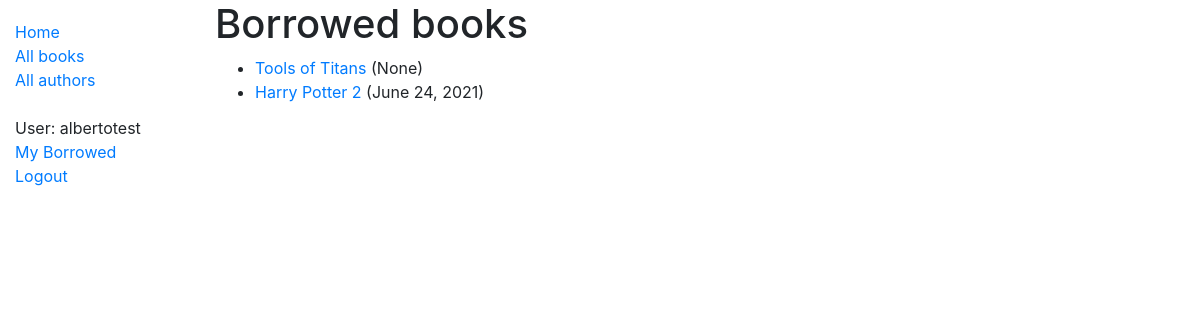
Page /catalog/mybooks/ (signed in) on the earlier database version.
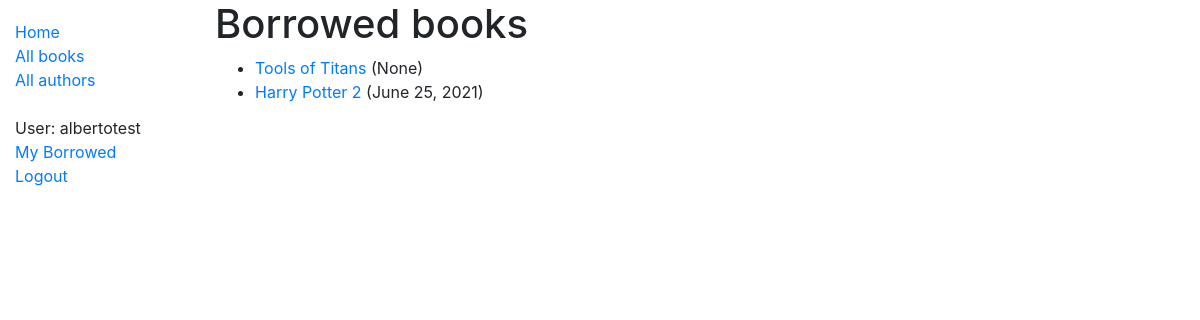
Same page on the later database version.
### catalog/models.py (models this page shows, shortened)
class BookInstance(models.Model):
    id = models.UUIDField(primary_key=True,default=uuid.uuid4,help_text='ID for this particular book across library')
    book = models.ForeignKey('Book',on_delete=models.RESTRICT,null=True)
    imprint = models.CharField(max_length=200)
    due_back = models.DateField(null=True,blank=True)
    LOAN_STATUS = (
        ('m','Maintenance'),
        ('o','On loan'),
        ('a','Available'),
        ('r','Reserved'),
    )
    status = models.CharField(
        max_length=1,
        choices = LOAN_STATUS,
        blank=True,
        default = 'm',
        help_text='Book availability',
    )
    class Meta:
        ordering = ['due_back']
        permissions = (("can_mark_returned", "Set book as returned"),)
    '''representation of the object in human readable form'''
    borrower = models.ForeignKey(User, on_delete=models.SET_NULL, null=True, blank=True)
    @property
    def is_overdue(self):
        if self.due_back and date.today() > self.due_back:
            return True
        return False

class Book(models.Model):
    title = models.CharField(max_length = 200)
    author = models.ForeignKey('Author',on_delete=models.SET_NULL,null=True)
    summary = models.TextField(max_length=1000,help_text="Brief description of the book")
    isbn = models.CharField('ISBN',max_length=13,unique=True,
                            help_text='13 Character <a href="https://www.isbn-international.org/content/what-isbn">ISBN number</a>')
    genre = models.ManyToManyField(Genre,help_text='Select a genre for this book')
    language = models.ForeignKey('Language',null=True,on_delete=models.SET_NULL)
    '''representation of the object in human readable form'''
    '''Returns URL to access a detail record for book'''
    def display_genre(self):
        '''Func to display genre in admin'''
        return ', '.join(genre.name for genre in self.genre.all()[:3])
    display_genre.short_description = 'Genre'

### catalog/views.py (the view)
# urls.py: path('mybooks/', views.LoanedBooksByUserListView.as_view(), name='my-borrowed'),
class LoanedBooksByUserListView(LoginRequiredMixin,generic.ListView):
    model = BookInstance
    template_name ='catalog/bookinstance_list_borrowed_user.html'
    paginate_by = 10
    def get_queryset(self):
        return BookInstance.objects.filter(borrower=self.request.user).filter(status__exact='o').order_by('due_back')

### catalog/templates/catalog/bookinstance_list_borrowed_user.html
{% extends "base_generic.html" %}
{% block content %}
    <h1>Borrowed books</h1>
    {% if bookinstance_list %}
    <ul>
      {% for bookinst in bookinstance_list %}
      <li class="{% if bookinst.is_overdue %}text-danger{% endif %}">
        <a href="{% url 'book-detail' bookinst.book.pk %}">{{bookinst.book.title}}</a> ({{ bookinst.due_back }})
      </li>
      {% endfor %}
    </ul>
    {% else %}
      <p>There are no books borrowed.</p>
    {% endif %}
{% endblock %}

Differences in the rows shown:
changed BookInstance "Harry Potter 2": due_back "June 24, 2021" → "June 25, 2021"
